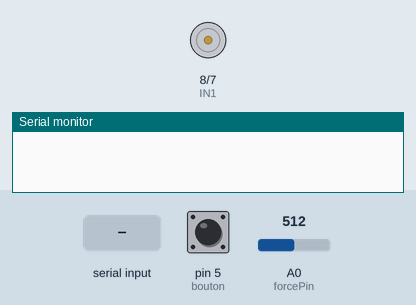
The sketch below on a simulated Arduino Uno, built with avr-gcc and run on an emulated ATmega328P. Shown: motor-driver pin pairs drawn as motors (green arrow = first pin HIGH = forward, orange = second pin HIGH = backward, longer = more drive, scaled by the enable pin), the last lines printed to the serial monitor. The inputs (shaded band) are chosen by the test bench; at power-on: pin 5 (bouton) HIGH, A0 (forcePin) = 512.

Above: at 1.2 s.
1.3 s: "1" received over the second serial link
At 2.4 s:
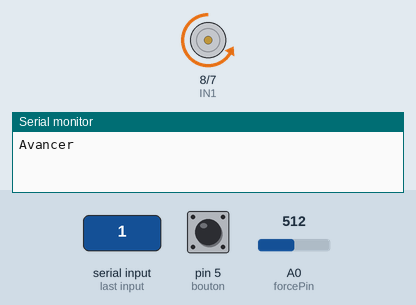
At 4.7 s:
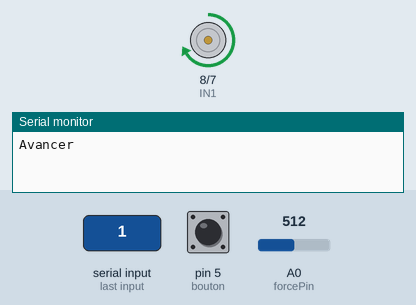
Timing chart, 0 to 11.8 s (numbered marks = the images above; inputs shaded):
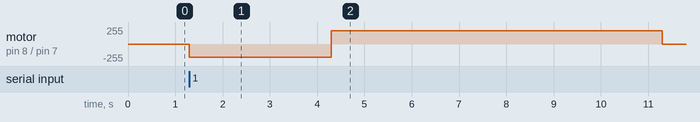

Measured:
- after the input at 1.3 s, motor on pin 8 (IN1) / pin 7 (IN2): stopped → backward 200/255 at once, → forward 200/255 3.0 s later, → stopped 7.0 s later

The sketch:

seance5.ino
```cpp
#include<SoftwareSerial.h>

//-- MOTEUR A -- // Direction du Moteur A
byte ENA=10;
byte IN1=8;
int IN2=7;

int forcePin = 0; // analog pin 0 connected to force sensor
int valF;  // value of force sensor
int thresHold = 500; // defines force sensor pressure threshold


const int bouton=5;
int val=1;
int etat=1;
int ancien_val=1;

SoftwareSerial BlueT(11, 3);
char Data;
int PWM;

void avancer();
void reculer();
void stopMvt();

void avancer() {
  analogWrite(ENA, 200);
  digitalWrite(IN1, LOW);
  digitalWrite(IN2, HIGH);

}
void stopMvt() {
  analogWrite(ENA, 0);
  digitalWrite(IN1, LOW);
  digitalWrite(IN2, HIGH);
}
void reculer() {
  analogWrite(ENA, 200);
  digitalWrite(IN1, HIGH);
  digitalWrite(IN2, LOW);
}

void setup() {
  Serial.begin(9600);
  BlueT.begin(9600);

  pinMode(ENA,OUTPUT);
  pinMode(IN1,OUTPUT);
  pinMode(IN2,OUTPUT);
  digitalWrite(ENA,LOW);// Moteur A - Ne pas tourner
  //Direction du moteur A
  digitalWrite(IN1, LOW);
  digitalWrite(IN2, HIGH);

}
void loop() {
  val=digitalRead(bouton);
  valF = analogRead(forcePin); // read value of force sensor
  if( (val==LOW)&&(ancien_val==HIGH)){
    etat=1-etat;}
    ancien_val=val;
  if (etat==HIGH){
      if (valF>=thresHold) { // waits for force sensor to equal or pass pressure threshold and then:
      // Tourne dans le sens direct
         if (BlueT.available()){
            Data=BlueT.read();
            if (Data=='1') {
                Serial.println("Avancer");
                avancer();
                delay(3000);
                stopMvt();
            }
            if (Data=='2') {
               Serial.println("Avancer");
               avancer();
               delay(5000);
               stopMvt();
            }
            if (Data=='3') {
               Serial.println("Avancer");
               avancer();
               delay(7000);
               stopMvt();
          }
   else {
    reculer();
    delay(7000);
    stopMvt();
   }
    }
      }
  }
}
```
